Frame 1 (no input): blank canvas, image omitted
Frame 60 (no input): blank canvas, image omitted
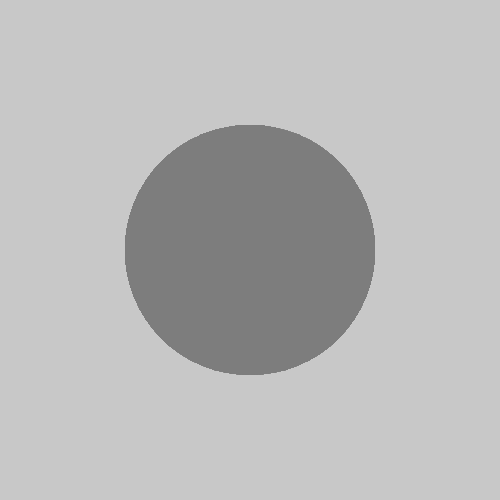
Frame 120 (the mouse pressed at the canvas centre since frame 60)

The p5.js sketch whose frames 1 and 60 were blank and that drew this single picture after the mouse press (run headless with seeded random() and noise() and a simulated clock; from frame 60 on, the mouse is pressed at the canvas centre):

// p5.js sketch
// ── sketch.js
function setup() {
  createCanvas(500, 500);
  background(200);

}

function draw() {
  noStroke();
  fill(mouseX / 2);
  ellipse(250, 250, mouseX, mouseY);
}
